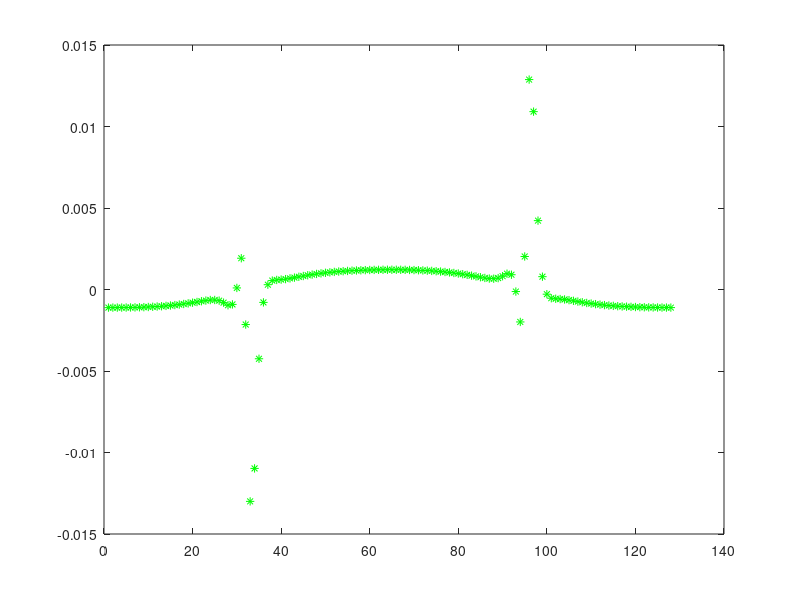

This figure's MATLAB source: (Note: this script raises an error after producing the figure.)
%% Spectral
clear all;
D=1.0;
dt=0.1;
dx=1;
N=128;
m=2;
A=1.0;
kappa=1.0;
energy1=0;
energy2=0;
energy3=0;
energy4=0;
nstep=1000;
beta1=dt/dx*dx;
beta2=2*kappa*beta1/dx*dx;
col_labels={'bulk';'gradient';'total'}; 

% Declarations
concSpectral=zeros(N,1);
c_prime=zeros(N, 1);

% Initial profile
for i=1:N
    if (i>N/4 && i<3*N/4)
        concSpectral(i)=1;
    end
end

% Define g
g=zeros(N,1);


% Periodic Boundary
halfN=N/2;
delk=2*pi/N;

% Evolve the profile

for p=1:nstep
    
    % Define g
    g=2*A*concSpectral.*(1-concSpectral).*(1-2*concSpectral);
    
    % FFT
    c_hat=fft(concSpectral);
    g_hat=fft(g);
    
    for i=1:N
        
        %Periodic Boundary Condition
        if ((i-1) <= halfN)
            k=(i-1)*delk;
        end
        
        if ((i-1) > halfN)
            k=(i-1-N)*delk;
        end
        
        k2=k*k;
        k4=k2*k2;
        
        c_hat(i)=(c_hat(i)-dt*k2*g_hat(i))/(1+2*k4*dt);
        
        
        concSpectral=real(ifft(c_hat));
    end    
end

% Calculation of Spectral Interfacial energy

% energy1

for i=1:N
    energy1=energy1 + A*concSpectral(i)*concSpectral(i)...
        *(1-concSpectral(i))*(1-concSpectral(i));
end

% energy 2

%Periodic Boundary Condition
c_hat=fft(concSpectral);
for i=1:N

    if ((i-1) <= halfN)
        k=(i-1)*delk;
    end
    
    if ((i-1) > halfN)
        k=(i-1-N)*delk;
    end
    
    % Transform to fourier space for calculating derivative
    c_hat(i)=c_hat(i)*complex(0,1)*k;  
end

c_prime=real(ifft(c_hat));

for i=1:N
    energy2 = energy2 + kappa*c_prime(i)*c_prime(i);
end

E1S=0.5*energy1;
E2S=0.5*energy2;
E3S=0.5*(energy1 + energy2);
EnergySpectral=[E1S; E2S; E3S];

%% FDM

% Declarations
concFDM=zeros(N,1);
conc_old=zeros(N,1);

% Initial profile
for i=1:N
    if (i>N/4 && i<3*N/4)
        conc_old(i)=1;
    end
end

% Define g
g=zeros(N,1);

% Evolve the profile


for k=1:nstep
    
    for i=1:N
        
        % Define g
        g=2*A*conc_old.*(1-conc_old).*(1-2*conc_old);
        
        w=i-1;
        ww=i-2;
        e=i+1;
        ee=i+2;
        
        if (ww<1)
            ww=ww+N;
        end
        if (w<1)
            w=w+N;
        end
        if (ee>N)
            ee=ee-N;
        end
        if(e>N)
            e=e-N;
        end
        
        % ellipsis are for text wrap in MATLAB editor window
        
        concFDM(i)=conc_old(i) + beta1*(g(w)-2*g(i)+g(e))...
            - beta2*(conc_old(ww)-4*conc_old(w)+6*conc_old(i)...
            -4*conc_old(e) + conc_old(ee));
        
        conc_old(i)=concFDM(i);
        
    end
    
end
plot(conc_old, 'b*');
hold on
plot(concSpectral, 'r*');
hold on

% Calculation of Interfacial energy

for i=1:N
    energy3=energy3 + A*conc_old(i)*conc_old(i)*(1-conc_old(i))*(1-conc_old(i));
end

% Interfacial For FDM
for i=1:N
    w=i-1;
    e=i+1;
    if (w<1)
        w=w+N;
    end
    if (e>N)
        e=e-N;
    end
    c_prime(i)=(conc_old(e)-conc_old(w))/(2*dx);
    energy4 = energy4 + kappa*c_prime(i)*c_prime(i);
end


E1F=0.5*energy3;
E2F=0.5*energy4;
E3F=0.5*(energy3 + energy4);
EnergyFDM=[E1F; E2F; E3F];


%% Plot of Delta
difference=zeros(1, N);

for i=1:N
    difference(i)=concSpectral(i)-conc_old(i);
end
clf;
plot(difference, 'g*')

%% Interfacial Energy - FDM vs Spectral

table(col_labels, EnergyFDM, EnergySpectral)



